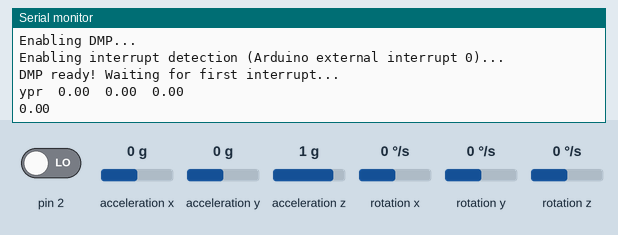
The sketch below on a simulated Arduino Uno, built with avr-gcc and run on an emulated ATmega328P. On the bench: the last lines printed to the serial monitor. Inputs (shaded band) come from the test bench; at power-on: acceleration x 0 g, acceleration y 0 g, acceleration z 1 g, rotation z 0 °/s, pin 2 LOW, rotation x 0 °/s, rotation y 0 °/s. The sensor or clock chip raises its interrupt line as the real part does.

Above: at 1.7 s.
1.8 s: acceleration x set to -1.4 g
At 3.1 s:
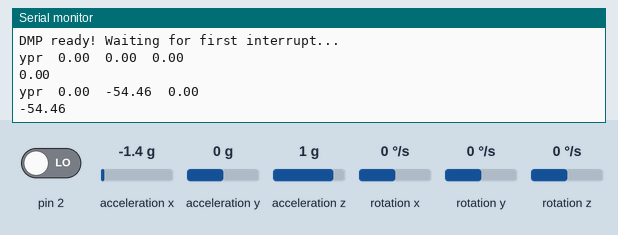
3.3 s: acceleration y set to -1.4 g
At 4.4 s:
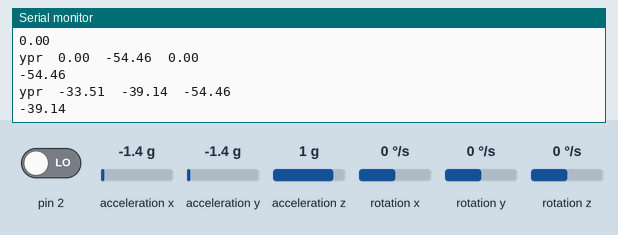
4.8 s: acceleration z set to -1.4 g
At 6.1 s:
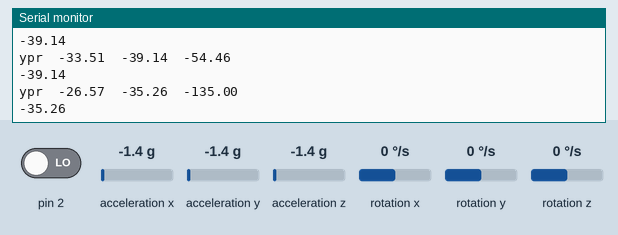
6.3 s: rotation z set to -192 °/s
At 7.0 s:
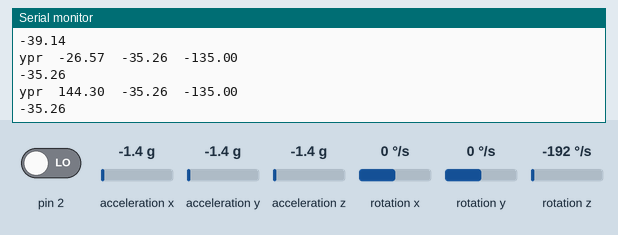
Timing chart, 0 to 8.8 s (numbered marks = the images above; inputs shaded):
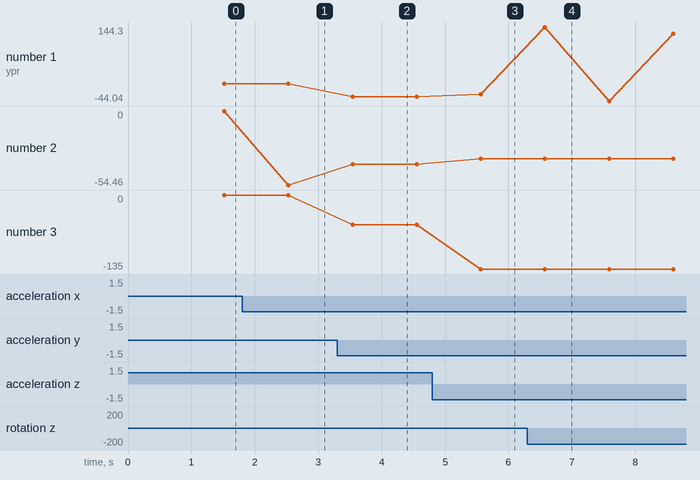

The sketch:

MPU_sin_serial.ino
```cpp
#include "I2Cdev.h"

#include "MPU6050_6Axis_MotionApps20.h"

#if I2CDEV_IMPLEMENTATION == I2CDEV_ARDUINO_WIRE
#include "Wire.h"
#endif

MPU6050 mpu;

#define OUTPUT_READABLE_YAWPITCHROLL

bool dmpReady = false;  // set true if DMP init was successful
uint8_t mpuIntStatus;   // holds actual interrupt status byte from MPU
uint8_t devStatus;      // return status after each device operation (0 = success, !0 = error)
uint16_t packetSize;    // expected DMP packet size (default is 42 bytes)
uint16_t fifoCount;     // count of all bytes currently in FIFO
uint8_t fifoBuffer[64]; // FIFO storage buffer

Quaternion q;           // [w, x, y, z]         quaternion container
VectorInt16 aa;         // [x, y, z]            accel sensor measurements
VectorInt16 aaReal;     // [x, y, z]            gravity-free accel sensor measurements
VectorInt16 aaWorld;    // [x, y, z]            world-frame accel sensor measurements
VectorFloat gravity;    // [x, y, z]            gravity vector
float euler[3];         // [psi, theta, phi]    Euler angle container
float ypr[3];           // [yaw, pitch, roll]   yaw/pitch/roll container and gravity vector

uint8_t teapotPacket[14] = { '$', 0x02, 0, 0, 0, 0, 0, 0, 0, 0, 0x00, 0x00, '\r', '\n' };

volatile bool mpuInterrupt = false;     // indicates whether MPU interrupt pin has gone high
void dmpDataReady() {
  mpuInterrupt = true;
}

void setup() {
  Serial.begin(115200);

#if I2CDEV_IMPLEMENTATION == I2CDEV_ARDUINO_WIRE
  Wire.begin();
  TWBR = 24; // 400kHz I2C clock (200kHz if CPU is 8MHz). Comment this line if having compilation difficulties with TWBR.
#elif I2CDEV_IMPLEMENTATION == I2CDEV_BUILTIN_FASTWIRE
  Fastwire::setup(400, true);
#endif

  while (!Serial); // wait for Leonardo enumeration, others continue immediately

  Serial.println(F("Initializing I2C devices..."));
  mpu.initialize();

  // verify connection
  Serial.println(F("Testing device connections..."));
  Serial.println(mpu.testConnection() ? F("MPU6050 connection successful") : F("MPU6050 connection failed"));

  // load and configure the DMP
  Serial.println(F("Initializing DMP..."));
  devStatus = mpu.dmpInitialize();

  mpu.setXGyroOffset(4);
  mpu.setYGyroOffset(-6);
  mpu.setZGyroOffset(101);
  mpu.setZAccelOffset(1357); // 1688 factory default for my test chip

  if (devStatus == 0) {
    // turn on the DMP, now that it's ready
    Serial.println(F("Enabling DMP..."));
    mpu.setDMPEnabled(true);

    Serial.println(F("Enabling interrupt detection (Arduino external interrupt 0)..."));
    attachInterrupt(0, dmpDataReady, RISING);
    mpuIntStatus = mpu.getIntStatus();

    Serial.println(F("DMP ready! Waiting for first interrupt..."));
    dmpReady = true;

    packetSize = mpu.dmpGetFIFOPacketSize();
  } else {

    Serial.print(F("DMP Initialization failed (code "));
    Serial.print(devStatus);
    Serial.println(F(")"));
  }

}

double MPUY()
{
  double iReturn;
  do{

    // wait for MPU interrupt or extra packet(s) available
    while (!mpuInterrupt && fifoCount < packetSize) {
      // other program behavior stuff here
      // .
      // .
      // .
      // if you are really paranoid you can frequently test in between other
      // stuff to see if mpuInterrupt is true, and if so, "break;" from the
      // while() loop to immediately process the MPU data
      // .
      // .
      // .
    }

    // reset interrupt flag and get INT_STATUS byte
    mpuInterrupt = false;
    mpuIntStatus = mpu.getIntStatus();

    // get current FIFO count
    fifoCount = mpu.getFIFOCount();

    // check for overflow (this should never happen unless our code is too inefficient)
    if ((mpuIntStatus & 0x10) || fifoCount == 1024) {
      // reset so we can continue cleanly
      mpu.resetFIFO();
      //Serial.println(F("FIFO overflow!"));
      iReturn = 99999;

      // otherwise, check for DMP data ready interrupt (this should happen frequently)
    } else if (mpuIntStatus & 0x02) {
      // wait for correct available data length, should be a VERY short wait
      while (fifoCount < packetSize) fifoCount = mpu.getFIFOCount();

      // read a packet from FIFO
      mpu.getFIFOBytes(fifoBuffer, packetSize);

      // track FIFO count here in case there is > 1 packet available
      // (this lets us immediately read more without waiting for an interrupt)
      fifoCount -= packetSize;

#ifdef OUTPUT_READABLE_QUATERNION
      // display quaternion values in easy matrix form: w x y z
      mpu.dmpGetQuaternion(&q, fifoBuffer);
      Serial.print("quat\t");
      Serial.print(q.w);
      Serial.print("\t");
      Serial.print(q.x);
      Serial.print("\t");
      Serial.print(q.y);
      Serial.print("\t");
      Serial.println(q.z);
#endif

#ifdef OUTPUT_READABLE_EULER
      // display Euler angles in degrees
      mpu.dmpGetQuaternion(&q, fifoBuffer);
      mpu.dmpGetEuler(euler, &q);
      Serial.print("euler\t");
      Serial.print(euler[0] * 180 / M_PI);
      Serial.print("\t");
      Serial.print(euler[1] * 180 / M_PI);
      Serial.print("\t");
      Serial.println(euler[2] * 180 / M_PI);
#endif

#ifdef OUTPUT_READABLE_YAWPITCHROLL
      // display Euler angles in degrees
      mpu.dmpGetQuaternion(&q, fifoBuffer);
      mpu.dmpGetGravity(&gravity, &q);
      mpu.dmpGetYawPitchRoll(ypr, &q, &gravity);
      Serial.print("ypr\t");
      Serial.print(ypr[0] * 180 / M_PI);
      Serial.print("\t");
      Serial.print(ypr[1] * 180 / M_PI);
      Serial.print("\t");
      Serial.println(ypr[2] * 180 / M_PI);
      iReturn = ypr[0] * 180 / M_PI;
#endif
    }
  }while(iReturn == 99999 || iReturn == -31073);
  return iReturn;
}

double MPUP()
{
  double iReturn;
  do{

    // wait for MPU interrupt or extra packet(s) available
    while (!mpuInterrupt && fifoCount < packetSize) {
      // other program behavior stuff here
      // .
      // .
      // .
      // if you are really paranoid you can frequently test in between other
      // stuff to see if mpuInterrupt is true, and if so, "break;" from the
      // while() loop to immediately process the MPU data
      // .
      // .
      // .
    }

    // reset interrupt flag and get INT_STATUS byte
    mpuInterrupt = false;
    mpuIntStatus = mpu.getIntStatus();

    // get current FIFO count
    fifoCount = mpu.getFIFOCount();

    // check for overflow (this should never happen unless our code is too inefficient)
    if ((mpuIntStatus & 0x10) || fifoCount == 1024) {
      // reset so we can continue cleanly
      mpu.resetFIFO();
      //Serial.println(F("FIFO overflow!"));
      iReturn = 99999;

      // otherwise, check for DMP data ready interrupt (this should happen frequently)
    } else if (mpuIntStatus & 0x02) {
      // wait for correct available data length, should be a VERY short wait
      while (fifoCount < packetSize) fifoCount = mpu.getFIFOCount();

      // read a packet from FIFO
      mpu.getFIFOBytes(fifoBuffer, packetSize);

      // track FIFO count here in case there is > 1 packet available
      // (this lets us immediately read more without waiting for an interrupt)
      fifoCount -= packetSize;

#ifdef OUTPUT_READABLE_QUATERNION
      // display quaternion values in easy matrix form: w x y z
      mpu.dmpGetQuaternion(&q, fifoBuffer);
      Serial.print("quat\t");
      Serial.print(q.w);
      Serial.print("\t");
      Serial.print(q.x);
      Serial.print("\t");
      Serial.print(q.y);
      Serial.print("\t");
      Serial.println(q.z);
#endif

#ifdef OUTPUT_READABLE_EULER
      // display Euler angles in degrees
      mpu.dmpGetQuaternion(&q, fifoBuffer);
      mpu.dmpGetEuler(euler, &q);
      Serial.print("euler\t");
      Serial.print(euler[0] * 180 / M_PI);
      Serial.print("\t");
      Serial.print(euler[1] * 180 / M_PI);
      Serial.print("\t");
      Serial.println(euler[2] * 180 / M_PI);
#endif

#ifdef OUTPUT_READABLE_YAWPITCHROLL
      // display Euler angles in degrees
      mpu.dmpGetQuaternion(&q, fifoBuffer);
      mpu.dmpGetGravity(&gravity, &q);
      mpu.dmpGetYawPitchRoll(ypr, &q, &gravity);
      Serial.print("ypr\t");
      Serial.print(ypr[0] * 180 / M_PI);
      Serial.print("\t");
      Serial.print(ypr[1] * 180 / M_PI);
      Serial.print("\t");
      Serial.println(ypr[2] * 180 / M_PI);
      iReturn = ypr[1] * 180 / M_PI;
#endif
    }
  }while(iReturn == 99999 || iReturn == -31073);
  return iReturn;
}

void loop()
{
  delay(1000);
  Serial.println(MPUP());
}
```

Measured:
- after the input at 1.8 s, the serial monitor: prints a new line after 0.73 s (image 1)
- after the input at 3.3 s, the serial monitor: prints a new line after 0.24 s (image 2)
- after the input at 4.8 s, the serial monitor: prints a new line after 0.76 s (image 3)
- after the input at 6.3 s, the serial monitor: prints a new line after 0.27 s (image 4)
- plotted number 1: 0 → -33.51 after the input at 3.3 s, -33.51 → -26.57 after the input at 4.8 s, -26.57 → 127.7 after the input at 6.3 s
- plotted number 2: 0 → -54.46 after the input at 1.8 s, -54.46 → -39.14 after the input at 3.3 s, -39.14 → -35.26 after the input at 4.8 s
- plotted number 3: -54.46 → -135 after the input at 4.8 s
